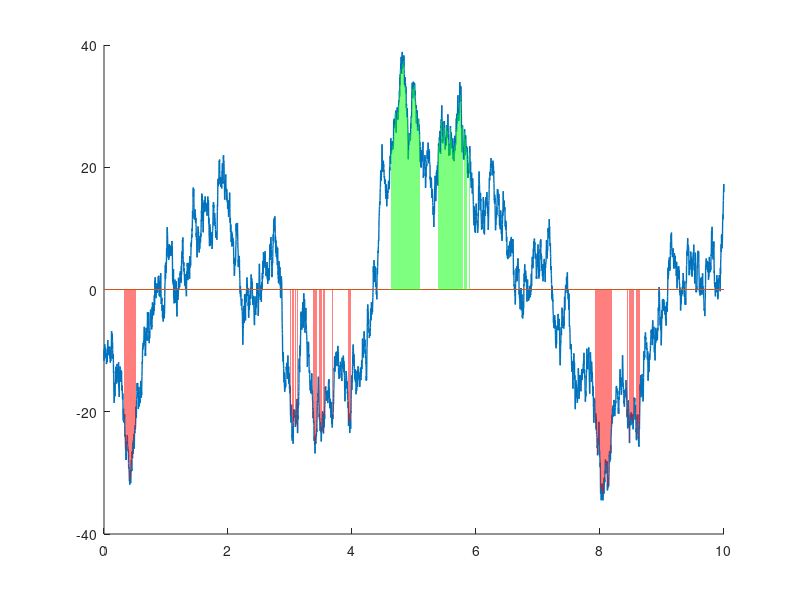

Here is the MATLAB script that generated this plot:
% This is the exercise for '1. Threshold-based Time Series Segmentation'

%% CONSTANTS
POINTS = 5000;
RANGE = [0 10];
ISLAND_SIZE = 5;

%% Time Series
time_vector = linspace(RANGE(1), RANGE(2) - (RANGE(2) - RANGE(1))/POINTS, POINTS);
time_series = detrend(cumsum(randn(POINTS, 1)));

%% Plot
figure(1), clf, hold on

plot(time_vector, time_series, "LineWidth", 1);
plot(get(gca, "XLim"), [0 0]);

%% Thresholds
tmp_sort = sort(time_series);
thresh = [tmp_sort(round(POINTS * 0.1)), tmp_sort(round(POINTS * 0.9))];

%% Patches
whichcolor = 'rg';
whichsign = '<>';

for iThresh = 1:2
    % targets = time_series </> thresh(1/2);
    eval(['targets = time_series' whichsign(iThresh) 'thresh(' num2str(iThresh) ');'])

    islands = bwconncomp(targets);
    valid_islands = cellfun(@length, islands.PixelIdxList);
    valid_islands = valid_islands >= ISLAND_SIZE;
    islands.PixelIdxList = islands.PixelIdxList(valid_islands);

    for iIsland = 1:length(islands.PixelIdxList)
        x_points = time_vector(islands.PixelIdxList{iIsland});
        y_points = time_series(islands.PixelIdxList{iIsland})';

        patch([x_points x_points(end:-1:1)], [zeros(1,length(y_points)) y_points(end:-1:1)], whichcolor(iThresh), "linestyle", 'none', "facealpha", 0.5);
    end
end